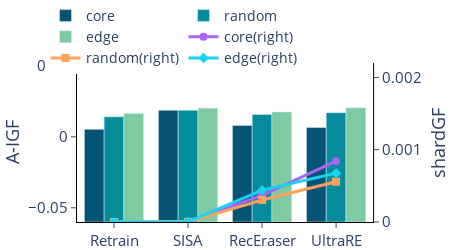

Notebook cell for this chart:
### Code cell
shard = ['Retrain',"SISA","RecEraser",'UltraRE']
# fig = sp.make_subplots(rows=1, cols=1,horizontal_spacing=0.1)
core_acc = [0.0053 ,
0.0187 ,
0.007980225,
0.006545829,

]
random_acc = [0.0141 ,
0.0187 ,
0.015746603,
0.017038975

]
edge_acc =[0.0164 ,
0.0202 ,
0.0175 ,
0.020484093


]

core_acc = [x + 0.06 for x in core_acc]
random_acc = [x + 0.06 for x in random_acc]
edge_acc = [x + 0.06 for x in edge_acc]

core_no = [0,
0.000002,
0.000367,
0.000842

]
random_no = [0,
0.000002 ,
0.000305 ,
0.000557


]
edge_no =[0,
0.000003 ,
0.000440 ,
0.000676 ,


]
fig = go.Figure()
color_dict = ['#065473', '#048c9c', '#7dcaa3', '#81c784']

fig = sp.make_subplots(specs=[[{"secondary_y": True}]])

fig.add_trace(
    go.Bar(
        x=shard,
        y=core_acc,
        # mode="lines",
        marker=dict(color=color_dict[0]),
        showlegend=show,
        name='core',
        base=-0.06
    ),secondary_y=False
)
fig.add_trace(
    go.Bar(
        x=shard,
        y=random_acc,
        # mode="lines",
        marker=dict(color=color_dict[1]),
        showlegend=show,
        name='random',
        base=-0.06
    ),secondary_y=False,)
fig.add_trace(
    go.Bar(
        x=shard,
        y=edge_acc,
        # mode="lines",
        marker=dict(color=color_dict[2]),
        showlegend=show,
        name='edge',
        base=-0.06
    ),secondary_y=False,)

fig.add_trace(
        go.Scatter(
            x=shard,
            y=core_no,
            mode="lines+markers",
            showlegend=True,
            yaxis='y2',
            name='core(right)',
            marker=dict(symbol='circle',size=8),
            line=dict(width=3)
            # line=dict(color=color_dict[0])
    ),secondary_y=True)
fig.add_trace(
        go.Scatter(
            x=shard,
            y=random_no,
            mode="lines+markers",
            showlegend=True,
            yaxis='y2',
            name='random(right)',
            marker=dict(symbol='square',size=8),
            line=dict(width=3)
            # line=dict(color=color_dict[1])
    ),secondary_y=True,)
fig.add_trace(
        go.Scatter(
           x=shard,
            y=edge_no,
            mode="lines+markers",
            showlegend=True,
            yaxis='y2',
            name='edge(right)',
            marker=dict(symbol='diamond',size=8),
            line=dict(width=3)
            # line=dict(color=color_dict[2])
    ),secondary_y=True,)

fig.update_layout(
    plot_bgcolor='white',
    legend=dict(x=-0.1, y=1.4, traceorder='normal', orientation='h',font=dict(size=14)),
    width=450,
    height=250,
    font=dict(size=15),
    margin=dict(l=0, r=0, t=0, b=0),
)

fig.update_yaxes(title='A-IGF',
                 nticks=4,
                 range=(-0.06,0.052),
                 showline=True,
                 ticks="outside",
                 tickson="boundaries",
                 ticklen=5,
                 # zeroline=True,
                 linecolor="black",
                 secondary_y=False)
fig.update_yaxes(title='shardGF',
                 nticks=4,
                 range=(0,0.0022),
                 showline=True,
                 ticks="outside",
                 tickson="boundaries",
                 ticklen=5,
                 # zeroline=True,
                 linecolor="black",
                 secondary_y=True)
fig.update_xaxes(showline=True,
                 ticks="outside",
                 tickson="labels",
                 ticklen=5,
                 # zeroline=True,
                 linecolor="black")
fig.show()
fig.write_image('fair_adm.pdf', format='pdf')

### Figure 1 — Plotly figure (JSON) as saved in the notebook; plotly's stock layout.template omitted (floating-point values rounded to 4 significant figures)
{"data": [{"base": -0.06, "marker": {"color": "#065473"}, "name": "core", "showlegend": true, "x": ["Retrain", "SISA", "RecEraser", "UltraRE"], "y": [0.0653, 0.0787, 0.06798, 0.06655], "type": "bar", "xaxis": "x", "yaxis": "y"}, {"base": -0.06, "marker": {"color": "#048c9c"}, "name": "random", "showlegend": true, "x": ["Retrain", "SISA", "RecEraser", "UltraRE"], "y": [0.0741, 0.0787, 0.07575, 0.07704], "type": "bar", "xaxis": "x", "yaxis": "y"}, {"base": -0.06, "marker": {"color": "#7dcaa3"}, "name": "edge", "showlegend": true, "x": ["Retrain", "SISA", "RecEraser", "UltraRE"], "y": [0.0764, 0.0802, 0.0775, 0.08048], "type": "bar", "xaxis": "x", "yaxis": "y"}, {"line": {"width": 3}, "marker": {"size": 8, "symbol": "circle"}, "mode": "lines+markers", "name": "core(right)", "showlegend": true, "x": ["Retrain", "SISA", "RecEraser", "UltraRE"], "y": [0, 2e-06, 0.000367, 0.000842], "yaxis": "y2", "type": "scatter", "xaxis": "x"}, {"line": {"width": 3}, "marker": {"size": 8, "symbol": "square"}, "mode": "lines+markers", "name": "random(right)", "showlegend": true, "x": ["Retrain", "SISA", "RecEraser", "UltraRE"], "y": [0, 2e-06, 0.000305, 0.000557], "yaxis": "y2", "type": "scatter", "xaxis": "x"}, {"line": {"width": 3}, "marker": {"size": 8, "symbol": "diamond"}, "mode": "lines+markers", "name": "edge(right)", "showlegend": true, "x": ["Retrain", "SISA", "RecEraser", "UltraRE"], "y": [0, 3e-06, 0.00044, 0.000676], "yaxis": "y2", "type": "scatter", "xaxis": "x"}], "layout": {"xaxis": {"anchor": "y", "domain": [0.0, 0.94], "showline": true, "ticks": "outside", "tickson": "labels", "ticklen": 5, "linecolor": "black"}, "yaxis": {"anchor": "x", "domain": [0.0, 1.0], "title": {"text": "A-IGF"}, "nticks": 4, "range": [-0.06, 0.052], "showline": true, "ticks": "outside", "tickson": "boundaries", "ticklen": 5, "linecolor": "black"}, "yaxis2": {"anchor": "x", "overlaying": "y", "side": "right", "title": {"text": "shardGF"}, "nticks": 4, "range": [0, 0.0022], "showline": true, "ticks": "outside", "tickson": "boundaries", "ticklen": 5, "linecolor": "black"}, "legend": {"font": {"size": 14}, "x": -0.1, "y": 1.4, "traceorder": "normal", "orientation": "h"}, "font": {"size": 15}, "margin": {"l": 0, "r": 0, "t": 0, "b": 0}, "plot_bgcolor": "white", "width": 450, "height": 250}}
